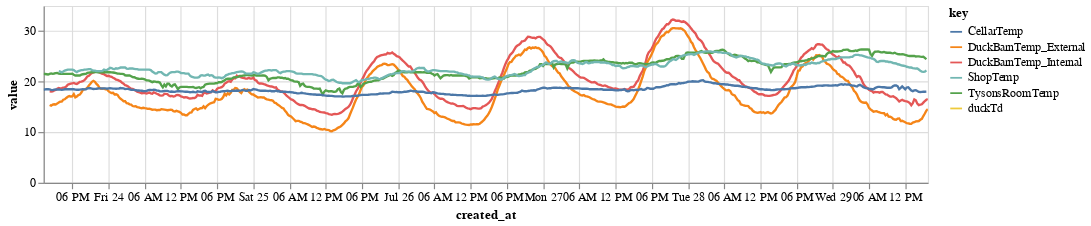

Notebook code cell kept with this figure:
### Code cell
selector = alt.selection_single(
    fields=['key'], 
    empty='all',
    bind='legend'
)

area1 = alt.Chart(dfsub.reset_index()).transform_fold(
    ['DuckBarnTemp_Internal','DuckBarnTemp_External','TysonsRoomTemp','duckTd','ShopTemp','CellarTemp']
).mark_line(clip=True
).encode(
    alt.X('created_at:T'),
    alt.Y('value:Q'),
    alt.Color('key:N'),
    opacity=alt.condition(selector, alt.value(1), alt.value(0))
).add_selection(
    selector
).properties(
    width=750,
    height=150
).interactive()

area1

### Figure 1 — Vega-Lite specification as saved in the notebook (floating-point values rounded to 4 significant figures; data arrays with more than 128 entries replaced by an {"elided": "..."} marker saying what was removed)
{"config": {"view": {"continuousWidth": 400, "continuousHeight": 300}}, "data": {"name": "data-a73367620f15dc62264fe07c56b8413d"}, "mark": {"type": "line", "clip": true}, "encoding": {"color": {"type": "nominal", "field": "key"}, "opacity": {"condition": {"value": 1, "selection": "selector005"}, "value": 0}, "x": {"type": "temporal", "field": "created_at"}, "y": {"type": "quantitative", "field": "value"}}, "height": 150, "selection": {"selector005": {"type": "single", "fields": ["key"], "empty": "all", "bind": "legend"}, "selector006": {"type": "interval", "bind": "scales", "encodings": ["x", "y"]}}, "transform": [{"fold": ["DuckBarnTemp_Internal", "DuckBarnTemp_External", "TysonsRoomTemp", "duckTd", "ShopTemp", "CellarTemp"]}], "width": 750, "$schema": "https://vega.github.io/schema/vega-lite/v4.8.1.json", "datasets": {"data-a73367620f15dc62264fe07c56b8413d": {"elided": "587 records"}}}
